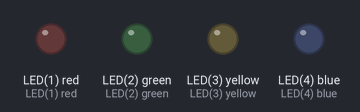
Bench run of a program on a simulated pyboard running MicroPython. Parts: output pins drawn as LEDs (lit = HIGH).

Above: at 0.02 s.
At 0.32 s:
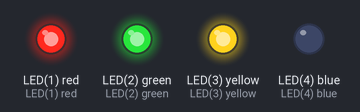
At 0.72 s:
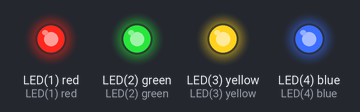
At 1.47 s:
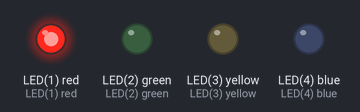
At 2.22 s:
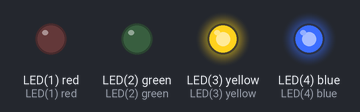
At 2.92 s:
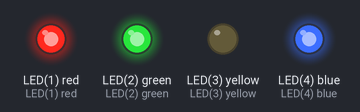
Timing chart, 0 to 3.2 s (numbered marks = the images above):
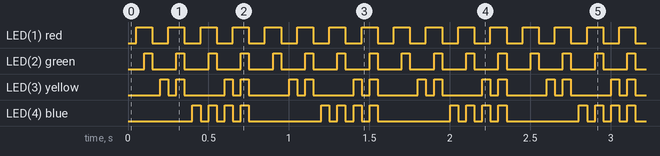

The program:

leds.py
```python
import pyb

leds = []
for i in range(4):
    leds.append(pyb.LED(i+1))

i = 0
while True:
    if i & (1 << 0):
        leds[0].toggle()
    if i & (1 << 1):
        leds[1].toggle()
    if i & (1 << 2):
        leds[2].toggle()
    if i & (1 << 3):
        leds[3].toggle()
    i += 1
    pyb.delay(50)
```

Measured:
- by itself, LED(1) red: alternates HIGH for 0.10 s and LOW for 0.10 s
- by itself, LED(2) green: alternates HIGH for 0.05 s and LOW for 0.15 s
- by itself, LED(3) yellow: repeats every 0.40 s: LOW 0.05 s, HIGH 0.05 s, LOW 0.25 s, HIGH 0.05 s
- by itself, LED(4) blue: repeats every 0.80 s: 3 × (LOW 0.05 s, HIGH 0.05 s), LOW 0.45 s, HIGH 0.05 s
